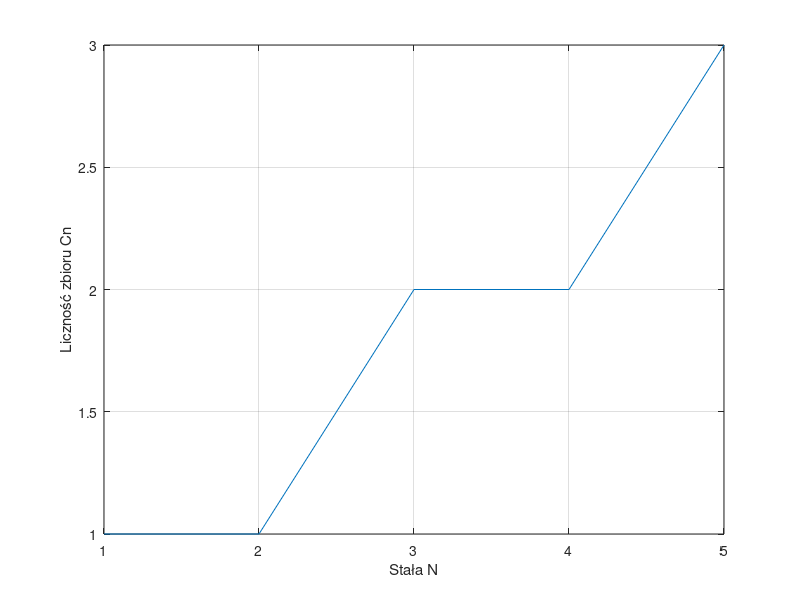

This chart was generated by the following MATLAB code:
clear all;
close all;

N = input('Podaj gorny zakres przedzialu: ');
tic

wynik=1:N;

for i = 2:N
    tab=zeros(1,i);
    for j=2:sqrt(i)
        if tab(j) == 0
            for x=j*j:j:i
                tab(x) = 1;

            end
        end
    end
    wynik(i)=(sum(tab<1)-1);
end

A=sum(tab<1)-1;
fprintf('Ilosc liczb pierwszych w przedziale [1:%d] wynosi: %d\n',N, A);
toc
plot(1:N,wynik);
grid on;
xlabel('Stała N');
ylabel('Liczność zbioru Cn');





% N = input('Podaj gorny zakres przedzialu: ');
% tic
% tab=zeros(1,N);
% 
% for j=2:sqrt(N)
%     if tab(j) == 0
%         for x=j*j:j:N
%             tab(x) = 1;
% 
%         end
%     end
% end
% 
% A=sum(tab<1)-1;
% fprintf('Ilosc liczb pierwszych w przedziale [1:%d] wynosi: %d\n',N, A);
% toc

